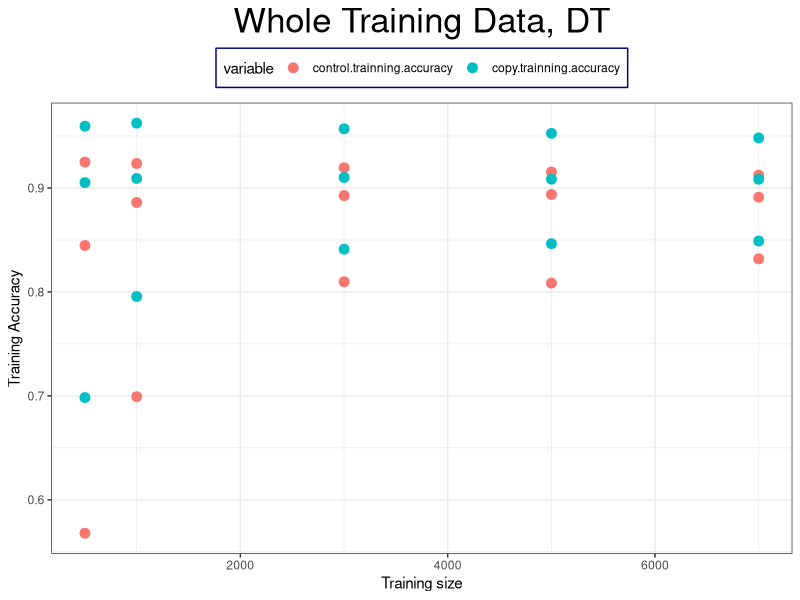
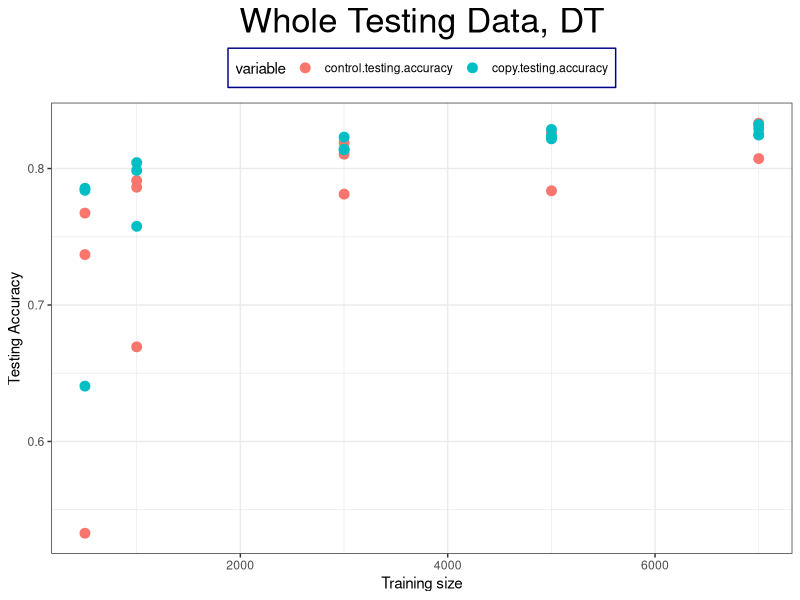
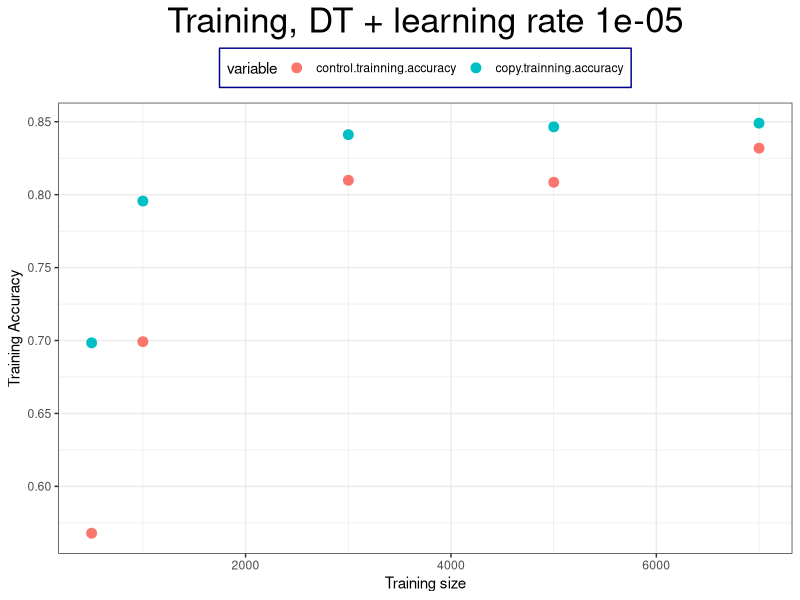
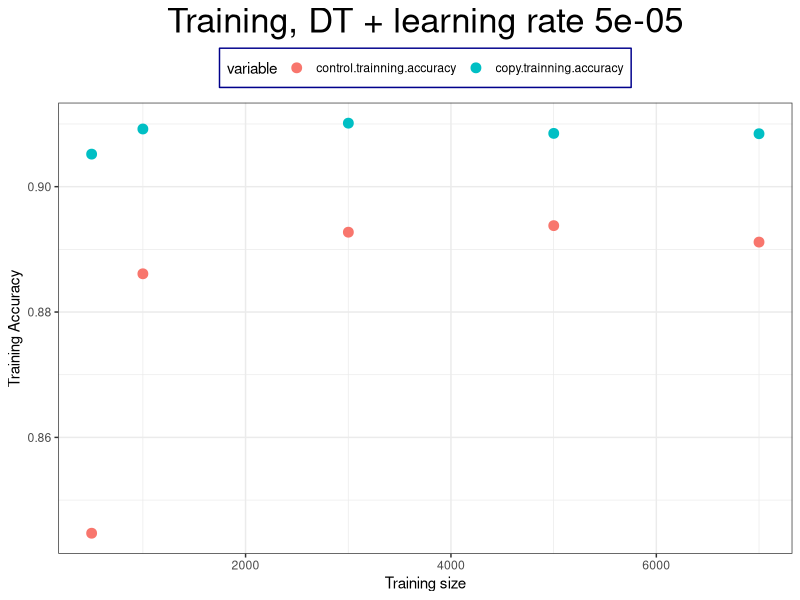
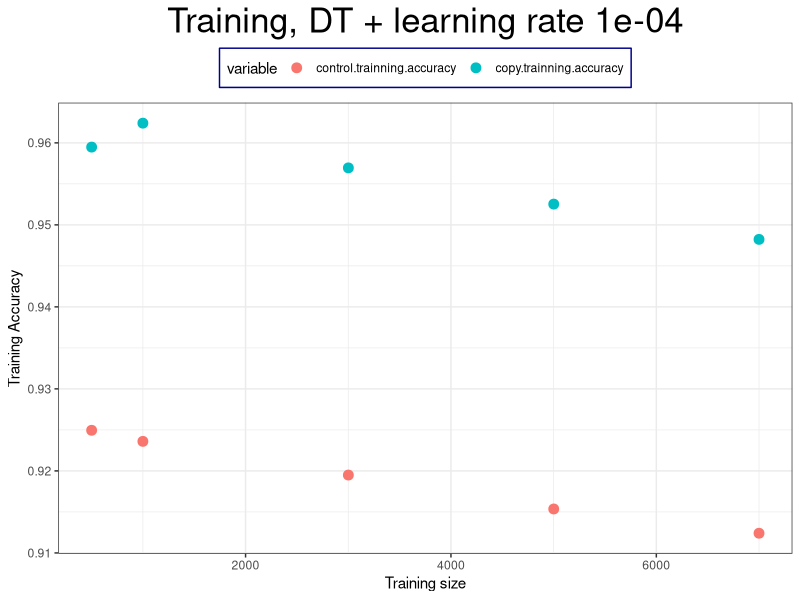
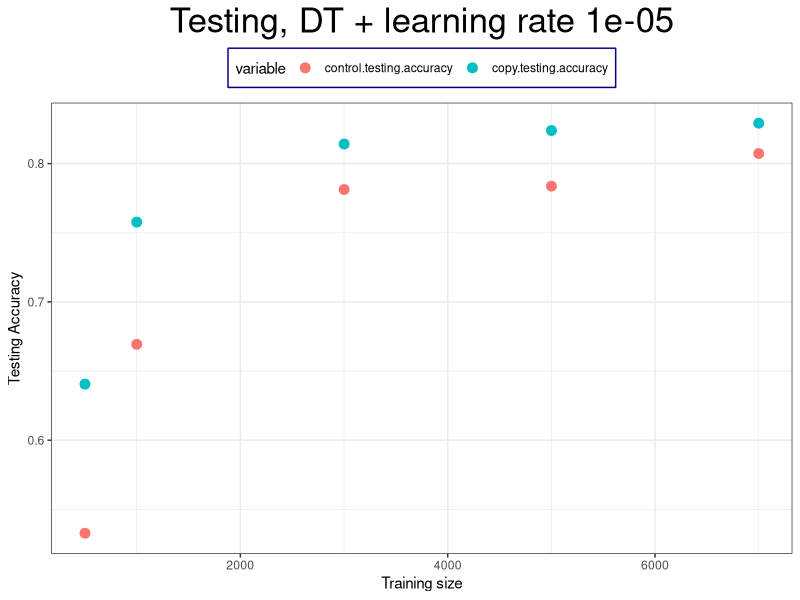
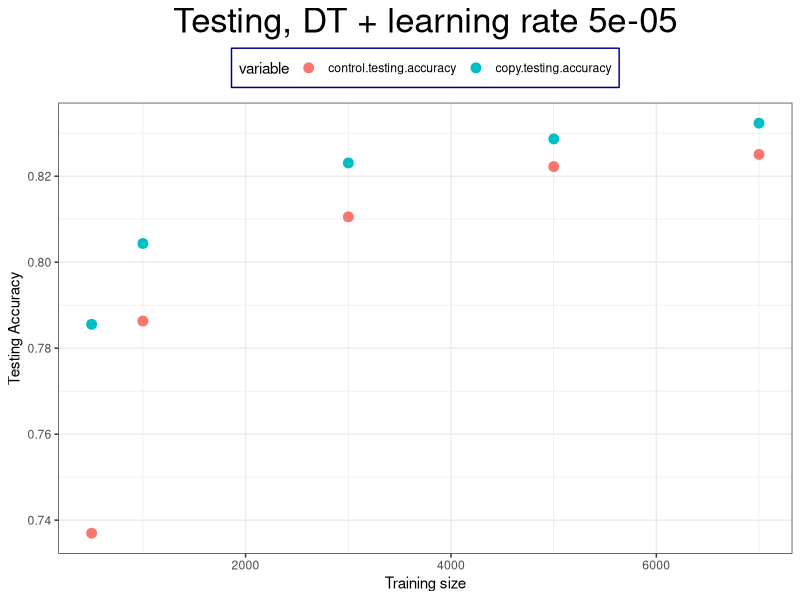
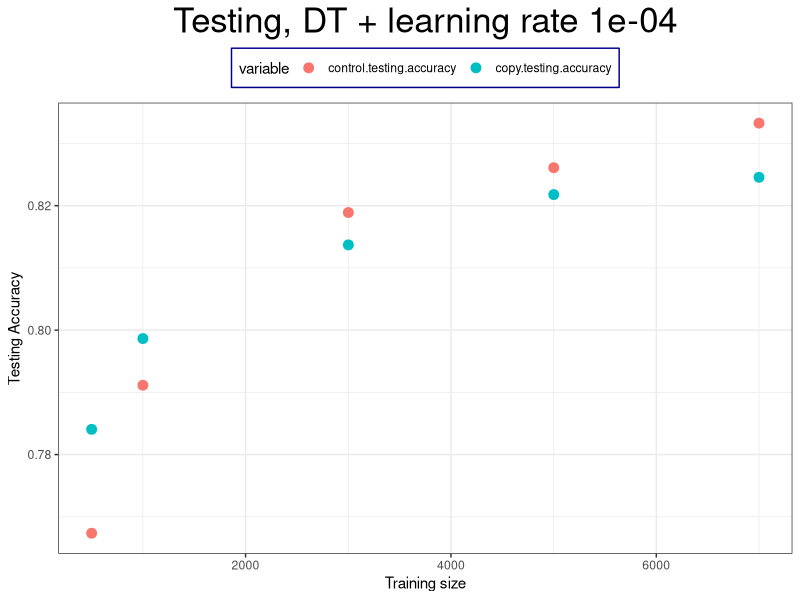

Source code (R) for these figures, in order:
library(ggplot2)
library(reshape2)
raw <- read.csv("./MNIST_BigMLStealer_target_result_average.csv")
head(raw)
raw.epoch.200 <- raw[raw$epoch == 200,]

## Whole data for training
draw.melt.training <- melt(raw.epoch.200, id=c("training.size", "testing.size", "loss.function", "batch.size", "learning.rate", "epoch", "control.testing.accuracy", "copy.testing.accuracy"))
head(draw.melt.training)

## Whole data for testing
draw.melt.testing <- melt(raw.epoch.200, id=c("training.size", "testing.size", "loss.function", "batch.size", "learning.rate", "epoch", "control.trainning.accuracy", "copy.trainning.accuracy"))
head(draw.melt.testing)

## Training with different learning rate
draw.melt.training.learningrate.1 <- draw.melt.training[draw.melt.training$learning.rate == 1e-05, ]
draw.melt.training.learningrate.2 <- draw.melt.training[draw.melt.training$learning.rate == 5e-05, ]
draw.melt.training.learningrate.3 <- draw.melt.training[draw.melt.training$learning.rate == 1e-04, ]

## Testing with different learning rate
draw.melt.testing.learningrate.1 <- draw.melt.testing[draw.melt.testing$learning.rate == 1e-05, ]
draw.melt.testing.learningrate.2 <- draw.melt.testing[draw.melt.testing$learning.rate == 5e-05, ]
draw.melt.testing.learningrate.3 <- draw.melt.testing[draw.melt.testing$learning.rate == 1e-04, ]

# Drawing for whole training data
ggplot(draw.melt.training, aes(x=training.size, y=value, color=variable)) + 
  ggtitle("Whole Training Data, DT") +
  geom_point(size = 3) + 
  theme_bw() +
  theme(legend.position="top") +
  theme(legend.background = element_rect(size=0.5, linetype="solid", 
                                         colour ="darkblue")) + 
  xlab("Training size") + ylab("Training Accuracy") + 
  theme(plot.title = element_text(size=25, hjust = 0.5))
ggsave("figure/whole_training_DT.png",
       dpi = 300,
       width = 7,
       height = 7)

# Drawing for testing data
ggplot(draw.melt.testing, aes(x=training.size, y=value, color=variable)) + 
  ggtitle("Whole Testing Data, DT") +
  geom_point(size = 3) + 
  theme_bw() +
  theme(legend.position="top")+
  theme(legend.background = element_rect(size=0.5, linetype="solid", 
                                         colour ="darkblue")) + 
  xlab("Training size") + ylab("Testing Accuracy") + 
  theme(plot.title = element_text(size=25, hjust = 0.5))
ggsave("figure/whole_testing_DT.png",
       dpi = 300,
       width = 7,
       height = 7)

# Drawing for whole training data, learning rate 1e-05 
ggplot(draw.melt.training.learningrate.1, aes(x=training.size, y=value, color=variable)) + 
  ggtitle("Training, DT + learning rate 1e-05") +
  geom_point(size = 3) + 
  theme_bw() +
  theme(legend.position="top")+
  theme(legend.background = element_rect(size=0.5, linetype="solid", 
                                         colour ="darkblue")) + 
  xlab("Training size") + ylab("Training Accuracy") + 
  theme(plot.title = element_text(size=25, hjust = 0.5))
ggsave("figure/training_learning_1e-05_DT.png",
       dpi = 300,
       width = 7,
       height = 7)

# Drawing for whole training data, learning rate 5e-05 
ggplot(draw.melt.training.learningrate.2, aes(x=training.size, y=value, color=variable)) + 
  ggtitle("Training, DT + learning rate 5e-05") +
  geom_point(size = 3) + 
  theme_bw() +
  theme(legend.position="top")+
  theme(legend.background = element_rect(size=0.5, linetype="solid", 
                                         colour ="darkblue")) + 
  xlab("Training size") + ylab("Training Accuracy") + 
  theme(plot.title = element_text(size=25, hjust = 0.5))
ggsave("figure/training_learning_5e-05_DT.png",
       dpi = 300,
       width = 7,
       height = 7)

# Drawing for whole training data, learning rate 1e-04
ggplot(draw.melt.training.learningrate.3, aes(x=training.size, y=value, color=variable)) + 
  ggtitle("Training, DT + learning rate 1e-04") +
  geom_point(size = 3) + 
  theme_bw() +
  theme(legend.position="top")+
  theme(legend.background = element_rect(size=0.5, linetype="solid", 
                                         colour ="darkblue")) + 
  xlab("Training size") + ylab("Training Accuracy") + 
  theme(plot.title = element_text(size=25, hjust = 0.5))
ggsave("figure/training_learning_1e-04_DT.png",
       dpi = 300,
       width = 7,
       height = 7)

# Drawing for whole training data, learning rate 1e-05 
ggplot(draw.melt.testing.learningrate.1, aes(x=training.size, y=value, color=variable)) + 
  ggtitle("Testing, DT + learning rate 1e-05") +
  geom_point(size = 3) + 
  theme_bw() +
  theme(legend.position="top")+
  theme(legend.background = element_rect(size=0.5, linetype="solid", 
                                         colour ="darkblue")) + 
  xlab("Training size") + ylab("Testing Accuracy") + 
  theme(plot.title = element_text(size=25, hjust = 0.5))
ggsave("figure/testing_learning_1e-05_DT.png",
       dpi = 300,
       width = 7,
       height = 7)

# Drawing for whole training data, learning rate 5e-05
ggplot(draw.melt.testing.learningrate.2, aes(x=training.size, y=value, color=variable)) + 
  ggtitle("Testing, DT + learning rate 5e-05") +
  geom_point(size = 3) + 
  theme_bw() +
  theme(legend.position="top")+
  theme(legend.background = element_rect(size=0.5, linetype="solid", 
                                         colour ="darkblue")) + 
  xlab("Training size") + ylab("Testing Accuracy") + 
  theme(plot.title = element_text(size=25, hjust = 0.5))
ggsave("figure/testing_learning_5e-05_DT.png",
       dpi = 300,
       width = 7,
       height = 7)

# Drawing for whole training data, learning rate 1e-04
ggplot(draw.melt.testing.learningrate.3, aes(x=training.size, y=value, color=variable)) + 
  ggtitle("Testing, DT + learning rate 1e-04") +
  geom_point(size = 3) + 
  theme_bw() +
  theme(legend.position="top")+
  theme(legend.background = element_rect(size=0.5, linetype="solid", 
                                         colour ="darkblue")) + 
  xlab("Training size") + ylab("Testing Accuracy") + 
  theme(plot.title = element_text(size=25, hjust = 0.5))
ggsave("figure/testing_learning_1e-04_DT.png",
       dpi = 300,
       width = 7,
       height = 7)





raw_deepnet <- read.csv("./MNIST_deepnet_BigMLStealer_target_result_average.csv")
head(raw_deepnet)

raw.epoch.200.deepnet <- raw_deepnet[raw_deepnet$epoch == 200,]
head(raw.epoch.200.deepnet)

## Whole data for training
draw.melt.training.deepnet <- melt(raw.epoch.200.deepnet, id=c("training.size", "testing.size", "loss.function", "batch.size", "learning.rate", "epoch", "control.testing.accuracy", "copy.testing.accuracy"))
head(draw.melt.training)

## Whole data for testing
draw.melt.testing.deepnet <- melt(raw.epoch.200.deepnet, id=c("training.size", "testing.size", "loss.function", "batch.size", "learning.rate", "epoch", "control.trainning.accuracy", "copy.trainning.accuracy"))
head(draw.melt.testing)

## Training with different learning rate
draw.melt.training.learningrate.1.deepnet <- draw.melt.training.deepnet[draw.melt.training.deepnet$learning.rate == 1e-05, ]
draw.melt.training.learningrate.2.deepnet <- draw.melt.training.deepnet[draw.melt.training.deepnet$learning.rate == 5e-05, ]
draw.melt.training.learningrate.3.deepnet <- draw.melt.training.deepnet[draw.melt.training.deepnet$learning.rate == 1e-04, ]

## Testing with different learning rate
draw.melt.testing.learningrate.1.deepnet <- draw.melt.testing.deepnet[draw.melt.testing.deepnet$learning.rate == 1e-05, ]
draw.melt.testing.learningrate.2.deepnet <- draw.melt.testing.deepnet[draw.melt.testing.deepnet$learning.rate == 5e-05, ]
draw.melt.testing.learningrate.3.deepnet <- draw.melt.testing.deepnet[draw.melt.testing.deepnet$learning.rate == 1e-04, ]


# Drawing for whole training data
ggplot(draw.melt.training.deepnet, aes(x=training.size, y=value, color=variable)) + 
  ggtitle("Whole Training Data, DN") +
  geom_point(size = 3) + 
  theme_bw() +
  theme(legend.position="top") +
  theme(legend.background = element_rect(size=0.5, linetype="solid", 
                                         colour ="darkblue")) + 
  xlab("Training size") + ylab("Training Accuracy") + 
  theme(plot.title = element_text(size=25, hjust = 0.5))
ggsave("figure/whole_training_DN.png",
       dpi = 300,
       width = 7,
       height = 7)

# Drawing for testing data
ggplot(draw.melt.testing.deepnet, aes(x=training.size, y=value, color=variable)) + 
  ggtitle("Whole Testing Data, DN") +
  geom_point(size = 3) + 
  theme_bw() +
  theme(legend.position="top")+
  theme(legend.background = element_rect(size=0.5, linetype="solid", 
                                         colour ="darkblue")) + 
  xlab("Training size") + ylab("Testing Accuracy") + 
  theme(plot.title = element_text(size=25, hjust = 0.5))
ggsave("figure/whole_testing_DN.png",
       dpi = 300,
       width = 7,
       height = 7)

# Drawing for whole training data, learning rate 1e-05 
ggplot(draw.melt.training.learningrate.1.deepnet, aes(x=training.size, y=value, color=variable)) + 
  ggtitle("Training, DN + learning rate 1e-05") +
  geom_point(size = 3) + 
  theme_bw() +
  theme(legend.position="top")+
  theme(legend.background = element_rect(size=0.5, linetype="solid", 
                                         colour ="darkblue")) + 
  xlab("Training size") + ylab("Training Accuracy") + 
  theme(plot.title = element_text(size=25, hjust = 0.5))
ggsave("figure/training_learning_1e-05_DN.png",
       dpi = 300,
       width = 7,
       height = 7)

# Drawing for whole training data, learning rate 5e-05 
ggplot(draw.melt.training.learningrate.2.deepnet, aes(x=training.size, y=value, color=variable)) + 
  ggtitle("Training, DN + learning rate 5e-05") +
  geom_point(size = 3) + 
  theme_bw() +
  theme(legend.position="top")+
  theme(legend.background = element_rect(size=0.5, linetype="solid", 
                                         colour ="darkblue")) + 
  xlab("Training size") + ylab("Training Accuracy") + 
  theme(plot.title = element_text(size=25, hjust = 0.5))
ggsave("figure/training_learning_5e-05_DN.png",
       dpi = 300,
       width = 7,
       height = 7)

# Drawing for whole training data, learning rate 1e-04
ggplot(draw.melt.training.learningrate.3.deepnet, aes(x=training.size, y=value, color=variable)) + 
  ggtitle("Training, DN + learning rate 1e-04") +
  geom_point(size = 3) + 
  theme_bw() +
  theme(legend.position="top")+
  theme(legend.background = element_rect(size=0.5, linetype="solid", 
                                         colour ="darkblue")) + 
  xlab("Training size") + ylab("Training Accuracy") + 
  theme(plot.title = element_text(size=25, hjust = 0.5))
ggsave("figure/training_learning_1e-04_DN.png",
       dpi = 300,
       width = 7,
       height = 7)

# Drawing for whole training data, learning rate 1e-05 
ggplot(draw.melt.testing.learningrate.1.deepnet, aes(x=training.size, y=value, color=variable)) + 
  ggtitle("Testing, DN + learning rate 1e-05") +
  geom_point(size = 3) + 
  theme_bw() +
  theme(legend.position="top")+
  theme(legend.background = element_rect(size=0.5, linetype="solid", 
                                         colour ="darkblue")) + 
  xlab("Training size") + ylab("Testing Accuracy") + 
  theme(plot.title = element_text(size=25, hjust = 0.5))
ggsave("figure/testing_learning_1e-05_DN.png",
       dpi = 300,
       width = 7,
       height = 7)

# Drawing for whole training data, learning rate 5e-05
ggplot(draw.melt.testing.learningrate.2.deepnet, aes(x=training.size, y=value, color=variable)) + 
  ggtitle("Testing, DN + learning rate 5e-05") +
  geom_point(size = 3) + 
  theme_bw() +
  theme(legend.position="top")+
  theme(legend.background = element_rect(size=0.5, linetype="solid", 
                                         colour ="darkblue")) + 
  xlab("Training size") + ylab("Testing Accuracy") + 
  theme(plot.title = element_text(size=25, hjust = 0.5))
ggsave("figure/testing_learning_5e-05_DN.png",
       dpi = 300,
       width = 7,
       height = 7)

# Drawing for whole training data, learning rate 1e-04
ggplot(draw.melt.testing.learningrate.3.deepnet, aes(x=training.size, y=value, color=variable)) + 
  ggtitle("Testing, DN + learning rate 1e-04") +
  geom_point(size = 3) + 
  theme_bw() +
  theme(legend.position="top")+
  theme(legend.background = element_rect(size=0.5, linetype="solid", 
                                         colour ="darkblue")) + 
  xlab("Training size") + ylab("Testing Accuracy") + 
  theme(plot.title = element_text(size=25, hjust = 0.5))
ggsave("figure/testing_learning_1e-04_DN.png",
       dpi = 300,
       width = 7,
       height = 7)

##########################################################################################################
##########################################################################################################

raw <- read.csv("./MNIST_BigMLStealer_target_result.csv")
head(raw)
raw.epoch.200 <- raw[raw$epoch == 200,]

## Whole data for training
draw.melt.training <- melt(raw.epoch.200, id=c("training.size", "testing.size", "loss.function", "batch.size", "learning.rate", "epoch", "control.testing.accuracy", "copy.testing.accuracy"))
head(draw.melt.training)

## Whole data for testing
draw.melt.testing <- melt(raw.epoch.200, id=c("training.size", "testing.size", "loss.function", "batch.size", "learning.rate", "epoch", "control.trainning.accuracy", "copy.trainning.accuracy"))
head(draw.melt.testing)

## Training with different learning rate
draw.melt.training.learningrate.1 <- draw.melt.training[draw.melt.training$learning.rate == 1e-05, ]
draw.melt.training.learningrate.2 <- draw.melt.training[draw.melt.training$learning.rate == 5e-05, ]
draw.melt.training.learningrate.3 <- draw.melt.training[draw.melt.training$learning.rate == 1e-04, ]

## Testing with different learning rate
draw.melt.testing.learningrate.1 <- draw.melt.testing[draw.melt.testing$learning.rate == 1e-05, ]
draw.melt.testing.learningrate.2 <- draw.melt.testing[draw.melt.testing$learning.rate == 5e-05, ]
draw.melt.testing.learningrate.3 <- draw.melt.testing[draw.melt.testing$learning.rate == 1e-04, ]

# Drawing for whole training data
ggplot(draw.melt.training, aes(x=training.size, y=value, color=variable)) + 
  ggtitle("Whole Training Data, DT, 10") +
  geom_point(size = 3) + 
  theme_bw() +
  theme(legend.position="top") +
  theme(legend.background = element_rect(size=0.5, linetype="solid", 
                                         colour ="darkblue")) + 
  xlab("Training size") + ylab("Training Accuracy") + 
  theme(plot.title = element_text(size=25, hjust = 0.5))
ggsave("figure/whole_training_DT_10.png",
       dpi = 300,
       width = 7,
       height = 7)

# Drawing for testing data
ggplot(draw.melt.testing, aes(x=training.size, y=value, color=variable)) + 
  ggtitle("Whole Testing Data, DT, 10") +
  geom_point(size = 3) + 
  theme_bw() +
  theme(legend.position="top")+
  theme(legend.background = element_rect(size=0.5, linetype="solid", 
                                         colour ="darkblue")) + 
  xlab("Training size") + ylab("Testing Accuracy") + 
  theme(plot.title = element_text(size=25, hjust = 0.5))
ggsave("figure/whole_testing_DT_10.png",
       dpi = 300,
       width = 7,
       height = 7)

# Drawing for whole training data, learning rate 1e-05 
ggplot(draw.melt.training.learningrate.1, aes(x=training.size, y=value, color=variable)) + 
  ggtitle("Training, DT, 10 + learning rate 1e-05") +
  geom_point(size = 3) + 
  theme_bw() +
  theme(legend.position="top")+
  theme(legend.background = element_rect(size=0.5, linetype="solid", 
                                         colour ="darkblue")) + 
  xlab("Training size") + ylab("Training Accuracy") + 
  theme(plot.title = element_text(size=25, hjust = 0.5))
ggsave("figure/training_learning_1e-05_DT_10.png",
       dpi = 300,
       width = 7,
       height = 7)

# Drawing for whole training data, learning rate 5e-05 
ggplot(draw.melt.training.learningrate.2, aes(x=training.size, y=value, color=variable)) + 
  ggtitle("Training, DT, 10 + learning rate 5e-05") +
  geom_point(size = 3) + 
  theme_bw() +
  theme(legend.position="top")+
  theme(legend.background = element_rect(size=0.5, linetype="solid", 
                                         colour ="darkblue")) + 
  xlab("Training size") + ylab("Training Accuracy") + 
  theme(plot.title = element_text(size=25, hjust = 0.5))
ggsave("figure/training_learning_5e-05_DT_10.png",
       dpi = 300,
       width = 7,
       height = 7)

# Drawing for whole training data, learning rate 1e-04
ggplot(draw.melt.training.learningrate.3, aes(x=training.size, y=value, color=variable)) + 
  ggtitle("Training, DT, 10 + learning rate 1e-04") +
  geom_point(size = 3) + 
  theme_bw() +
  theme(legend.position="top")+
  theme(legend.background = element_rect(size=0.5, linetype="solid", 
                                         colour ="darkblue")) + 
  xlab("Training size") + ylab("Training Accuracy") + 
  theme(plot.title = element_text(size=25, hjust = 0.5))
ggsave("figure/training_learning_1e-04_DT_10.png",
       dpi = 300,
       width = 7,
       height = 7)

# Drawing for whole training data, learning rate 1e-05 
ggplot(draw.melt.testing.learningrate.1, aes(x=training.size, y=value, color=variable)) + 
  ggtitle("Testing, DT, 10 + learning rate 1e-05") +
  geom_point(size = 3) + 
  theme_bw() +
  theme(legend.position="top")+
  theme(legend.background = element_rect(size=0.5, linetype="solid", 
                                         colour ="darkblue")) + 
  xlab("Training size") + ylab("Testing Accuracy") + 
  theme(plot.title = element_text(size=25, hjust = 0.5))
ggsave("figure/testing_learning_1e-05_DT_10.png",
       dpi = 300,
       width = 7,
       height = 7)

# Drawing for whole training data, learning rate 5e-05
ggplot(draw.melt.testing.learningrate.2, aes(x=training.size, y=value, color=variable)) + 
  ggtitle("Testing, DT, 10 + learning rate 5e-05") +
  geom_point(size = 3) + 
  theme_bw() +
  theme(legend.position="top")+
  theme(legend.background = element_rect(size=0.5, linetype="solid", 
                                         colour ="darkblue")) + 
  xlab("Training size") + ylab("Testing Accuracy") + 
  theme(plot.title = element_text(size=25, hjust = 0.5))
ggsave("figure/testing_learning_5e-05_DT_10.png",
       dpi = 300,
       width = 7,
       height = 7)

# Drawing for whole training data, learning rate 1e-04
ggplot(draw.melt.testing.learningrate.3, aes(x=training.size, y=value, color=variable)) + 
  ggtitle("Testing, DT, 10 + learning rate 1e-04") +
  geom_point(size = 3) + 
  theme_bw() +
  theme(legend.position="top")+
  theme(legend.background = element_rect(size=0.5, linetype="solid", 
                                         colour ="darkblue")) + 
  xlab("Training size") + ylab("Testing Accuracy") + 
  theme(plot.title = element_text(size=25, hjust = 0.5))
ggsave("figure/testing_learning_1e-04_DT_10.png",
       dpi = 300,
       width = 7,
       height = 7)





raw_deepnet <- read.csv("./MNIST_deepnet_BigMLStealer_target_result.csv")
head(raw_deepnet)

raw.epoch.200.deepnet <- raw_deepnet[raw_deepnet$epoch == 200,]
head(raw.epoch.200.deepnet)

## Whole data for training
draw.melt.training.deepnet <- melt(raw.epoch.200.deepnet, id=c("training.size", "testing.size", "loss.function", "batch.size", "learning.rate", "epoch", "control.testing.accuracy", "copy.testing.accuracy"))
head(draw.melt.training)

## Whole data for testing
draw.melt.testing.deepnet <- melt(raw.epoch.200.deepnet, id=c("training.size", "testing.size", "loss.function", "batch.size", "learning.rate", "epoch", "control.trainning.accuracy", "copy.trainning.accuracy"))
head(draw.melt.testing)

## Training with different learning rate
draw.melt.training.learningrate.1.deepnet <- draw.melt.training.deepnet[draw.melt.training.deepnet$learning.rate == 1e-05, ]
draw.melt.training.learningrate.2.deepnet <- draw.melt.training.deepnet[draw.melt.training.deepnet$learning.rate == 5e-05, ]
draw.melt.training.learningrate.3.deepnet <- draw.melt.training.deepnet[draw.melt.training.deepnet$learning.rate == 1e-04, ]

## Testing with different learning rate
draw.melt.testing.learningrate.1.deepnet <- draw.melt.testing.deepnet[draw.melt.testing.deepnet$learning.rate == 1e-05, ]
draw.melt.testing.learningrate.2.deepnet <- draw.melt.testing.deepnet[draw.melt.testing.deepnet$learning.rate == 5e-05, ]
draw.melt.testing.learningrate.3.deepnet <- draw.melt.testing.deepnet[draw.melt.testing.deepnet$learning.rate == 1e-04, ]


# Drawing for whole training data
ggplot(draw.melt.training.deepnet, aes(x=training.size, y=value, color=variable)) + 
  ggtitle("Whole Training Data, DN, 10") +
  geom_point(size = 3) + 
  theme_bw() +
  theme(legend.position="top") +
  theme(legend.background = element_rect(size=0.5, linetype="solid", 
                                         colour ="darkblue")) + 
  xlab("Training size") + ylab("Training Accuracy") + 
  theme(plot.title = element_text(size=25, hjust = 0.5))
ggsave("figure/whole_training_DN_10.png",
       dpi = 300,
       width = 7,
       height = 7)

# Drawing for testing data
ggplot(draw.melt.testing.deepnet, aes(x=training.size, y=value, color=variable)) + 
  ggtitle("Whole Testing Data, DN, 10") +
  geom_point(size = 3) + 
  theme_bw() +
  theme(legend.position="top")+
  theme(legend.background = element_rect(size=0.5, linetype="solid", 
                                         colour ="darkblue")) + 
  xlab("Training size") + ylab("Testing Accuracy") + 
  theme(plot.title = element_text(size=25, hjust = 0.5))
ggsave("figure/whole_testing_DN_10.png",
       dpi = 300,
       width = 7,
       height = 7)

# Drawing for whole training data, learning rate 1e-05 
ggplot(draw.melt.training.learningrate.1.deepnet, aes(x=training.size, y=value, color=variable)) + 
  ggtitle("Training, DN, 10 + learning rate 1e-05") +
  geom_point(size = 3) + 
  theme_bw() +
  theme(legend.position="top")+
  theme(legend.background = element_rect(size=0.5, linetype="solid", 
                                         colour ="darkblue")) + 
  xlab("Training size") + ylab("Training Accuracy") + 
  theme(plot.title = element_text(size=25, hjust = 0.5))
ggsave("figure/training_learning_1e-05_DN_10.png",
       dpi = 300,
       width = 7,
       height = 7)

# Drawing for whole training data, learning rate 5e-05 
ggplot(draw.melt.training.learningrate.2.deepnet, aes(x=training.size, y=value, color=variable)) + 
  ggtitle("Training, DN, 10 + learning rate 5e-05") +
  geom_point(size = 3) + 
  theme_bw() +
  theme(legend.position="top")+
  theme(legend.background = element_rect(size=0.5, linetype="solid", 
                                         colour ="darkblue")) + 
  xlab("Training size") + ylab("Training Accuracy") + 
  theme(plot.title = element_text(size=25, hjust = 0.5))
ggsave("figure/training_learning_5e-05_DN_10.png",
       dpi = 300,
       width = 7,
       height = 7)

# Drawing for whole training data, learning rate 1e-04
ggplot(draw.melt.training.learningrate.3.deepnet, aes(x=training.size, y=value, color=variable)) + 
  ggtitle("Training, DN, 10 + learning rate 1e-04") +
  geom_point(size = 3) + 
  theme_bw() +
  theme(legend.position="top")+
  theme(legend.background = element_rect(size=0.5, linetype="solid", 
                                         colour ="darkblue")) + 
  xlab("Training size") + ylab("Training Accuracy") + 
  theme(plot.title = element_text(size=25, hjust = 0.5))
ggsave("figure/training_learning_1e-04_DN_10.png",
       dpi = 300,
       width = 7,
       height = 7)

# Drawing for whole training data, learning rate 1e-05 
ggplot(draw.melt.testing.learningrate.1.deepnet, aes(x=training.size, y=value, color=variable)) + 
  ggtitle("Testing, DN, 10 + learning rate 1e-05") +
  geom_point(size = 3) + 
  theme_bw() +
  theme(legend.position="top")+
  theme(legend.background = element_rect(size=0.5, linetype="solid", 
                                         colour ="darkblue")) + 
  xlab("Training size") + ylab("Testing Accuracy") + 
  theme(plot.title = element_text(size=25, hjust = 0.5))
ggsave("figure/testing_learning_1e-05_DN_10.png",
       dpi = 300,
       width = 7,
       height = 7)

# Drawing for whole training data, learning rate 5e-05
ggplot(draw.melt.testing.learningrate.2.deepnet, aes(x=training.size, y=value, color=variable)) + 
  ggtitle("Testing, DN, 10 + learning rate 5e-05") +
  geom_point(size = 3) + 
  theme_bw() +
  theme(legend.position="top")+
  theme(legend.background = element_rect(size=0.5, linetype="solid", 
                                         colour ="darkblue")) + 
  xlab("Training size") + ylab("Testing Accuracy") + 
  theme(plot.title = element_text(size=25, hjust = 0.5))
ggsave("figure/testing_learning_5e-05_DN_10.png",
       dpi = 300,
       width = 7,
       height = 7)

# Drawing for whole training data, learning rate 1e-04
ggplot(draw.melt.testing.learningrate.3.deepnet, aes(x=training.size, y=value, color=variable)) + 
  ggtitle("Testing, DN, 10 + learning rate 1e-04") +
  geom_point(size = 3) + 
  theme_bw() +
  theme(legend.position="top")+
  theme(legend.background = element_rect(size=0.5, linetype="solid", 
                                         colour ="darkblue")) + 
  xlab("Training size") + ylab("Testing Accuracy") + 
  theme(plot.title = element_text(size=25, hjust = 0.5))
ggsave("figure/testing_learning_1e-04_DN_10.png",
       dpi = 300,
       width = 7,
       height = 7)

